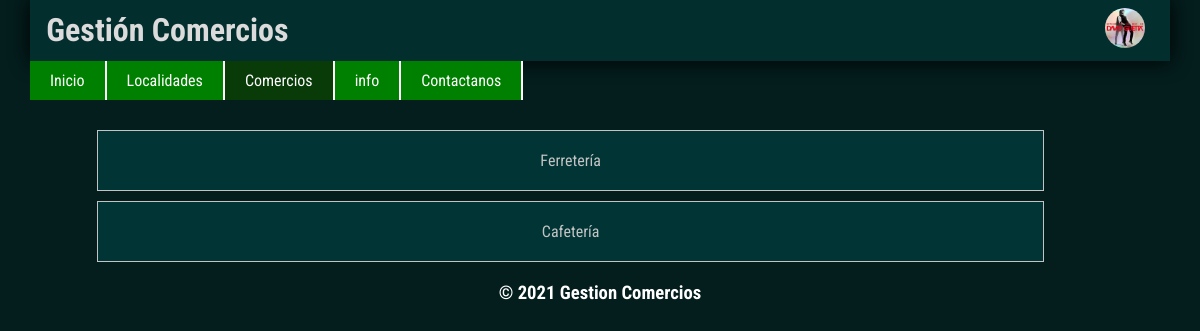
Screenshot of /comercios (signed in) with the database file from the repository.
### UsuariosApp/models.py (models this page shows)
class ImgPerfil(models.Model):
    usuario = models.ForeignKey(User, on_delete=models.CASCADE)
    img_perfil = models.ImageField(upload_to='imgPerfil')

### GestionComerciosApp/models.py (models this page shows, shortened)
class ComercioForms(models.Model):
    comercio = models.CharField(max_length=150)

### GestionComerciosApp/views.py (the view)
# urls.py: path('comercios',comercios, name='comercios'),
def comercios(request):
    if request.user.is_authenticated:
        img_perfil = ImgPerfil.objects.filter(usuario=request.user)
        all_comercio = ComercioForms.objects.all()
        all_post= PostDeComerciosForms.objects.values("tipo_comercio_id").distinct()
        return render(request, 'comercios.html',{'comercio':all_comercio,'post':all_post,'img':img_perfil})
    else:
        all_comercio = ComercioForms.objects.all()
        all_post= PostDeComerciosForms.objects.values("tipo_comercio_id").distinct()
        return render(request, 'comercios.html',{'comercio':all_comercio,'post':all_post})

### GestionComerciosApp/templates/comercios.html
{% extends 'base.html'%}
{% load static %}
{% block section %}
<ul class = "menu">
    {% for c in comercio %}
        {% for p in post %}
                    {% if c.id == p.tipo_comercio_id %}
                            <li><a href="{% url 'por_comercio' c.id %}">{{ c.comercio }}</a></li>
                    {% endif %}
        {% endfor %}
    {% endfor %}
{% endblock %}

### GestionComerciosApp/templates/base.html (shortened to what this page needs)
<!DOCTYPE html>
<html lang="es">
<head>
    {% load static %}
    <link rel="stylesheet" href="{% static 'estilos.css' %}">
    <link rel="stylesheet" href="{% static 'listas.css' %}">
</head>
<body>
    <header>
        <h1>Gestión Comercios</h1>
        <div class="usuarios">
            {% if request.user.is_authenticated %}
                    {% if img %}
                        {% for i in img %}
                            <img class="perfil-img" src="{{ i.img_perfil.url }}" alt="">
                        {% endfor %}
                    {% else %}
                        <img class="perfil-img" src="{% static 'img/user/default-user-img.jpg' %}" alt="">
                    {% endif %}
            {% else %}
                <a class="btn-login" href="{% url 'login' %}">Iniciar sesión</a>
                <a class="btn-register" href="{% url 'registro' %}">Regístrate</a>
            {% endif %}
        </div>
    </header>
    <nav>
        <ul>
            <li><a  class="home-{% if request.path == '/' %}avtiva{% endif %}" href="{% url 'home' %}">Inicio</a></li>
            <li ><a class="localidad-{% if request.path == '/Localidades' %}avtiva{% endif %}"  href="{% url 'localidades' %}">Localidades</a></li>
            <li><a  class="comercios-{% if request.path == '/comercios' %}avtiva{% endif %}" href="{% url 'comercios'  %}">Comercios</a></li>
            <li><a  class="info-{% if request.path == '/info' %}avtiva{% endif %}" href="{% url 'info'  %}">info</a></li>
            <li><a  class="contactanos-{% if request.path == '/contactanos' %}avtiva{% endif %}" href="{% url 'contactanos'  %}">Contactanos</a></li>
        </ul>
    </nav>
    {% block section %}
    {% endblock %}
    <footer>
        <h3>&copy; 2021 Gestion Comercios</h3>
    </footer>
</body>
</html>

### GestionComerciosApp/static/estilos.css (style rules this page uses)
* { margin: 0%; padding: 0%; font-family: 'Roboto Condensed', sans-serif; }
body { background:rgb(4, 29, 29); width: 95%; margin: auto; }
header { display: flex; align-items: center; background: rgb(3, 46, 46); box-shadow: 0 0 20px; padding: 0 5px; }
header h1 { color: rgb(219, 219, 219); padding: 1%; }
.usuarios { position: relative; margin-left: auto; }
.perfil-img { width: 40px; height: 40px; border-radius: 20px; margin: 0 20px; }
nav > ul { list-style: none; display: flex; text-align: center; align-items: center; }
nav > ul > li > a { text-decoration: none; display: inline-block; background: green; color: white; transition: background 0.6s; border-right: 2px solid white; padding: 10px 20px; }
footer { clear: both; }
footer h3 { text-align: center; color: white; padding: 10px 0; }
.comercios-avtiva { background-color: rgb(9, 59, 9); }

### GestionComerciosApp/static/listas.css (style rules this page uses)
.menu { border-bottom: none; list-style: none; padding: 20px; width: 90%; list-style: none; margin: auto; }
.menu li { text-align: center; margin: 10px; }
.menu li a { background: rgb(3, 15, 15); transition: background 0.3s; display: block; background-color: rgba(1, 53, 53); color: rgb(196, 195, 195); padding: 20px; width: 90%; text-decoration: none; border-bottom: 1px solid rgba(196, 195, 195); border-top: 1px solid rgb(196, 195, 195); border-right: 1px solid rgba(196, 195, 195); border-left: 1px solid rgba(196, 195, 195); }

### rows the page displays
ImgPerfil: img_perfil (picture)
ComercioForms: comercio "Ferretería"
ComercioForms: comercio "Cafetería"
